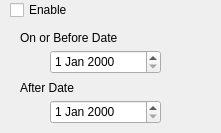
      <widget class="QWidget" name="page_2">
       <property name="geometry">
        <rect>
         <x>0</x>
         <y>0</y>
         <width>221</width>
         <height>133</height>
        </rect>
       </property>
       <attribute name="label">
        <string>Date Range</string>
       </attribute>
       <widget class="QDateEdit" name="dateRangeSearchBefore">
        <property name="geometry">
         <rect>
          <x>50</x>
          <y>50</y>
          <width>111</width>
          <height>24</height>
         </rect>
        </property>
       </widget>
       <widget class="QDateEdit" name="dateRangeSearchAfter">
        <property name="geometry">
         <rect>
          <x>50</x>
          <y>100</y>
          <width>111</width>
          <height>24</height>
         </rect>
        </property>
       </widget>
       <widget class="QLabel" name="label_10">
        <property name="geometry">
         <rect>
          <x>20</x>
          <y>30</y>
          <width>121</width>
          <height>16</height>
         </rect>
        </property>
        <property name="text">
         <string>On or Before Date</string>
        </property>
       </widget>
       <widget class="QLabel" name="label_11">
        <property name="geometry">
         <rect>
          <x>20</x>
          <y>80</y>
          <width>81</width>
          <height>16</height>
         </rect>
        </property>
        <property name="text">
         <string>After Date</string>
        </property>
       </widget>
       <widget class="QCheckBox" name="toggleRangeEnable">
        <property name="geometry">
         <rect>
          <x>10</x>
          <y>0</y>
          <width>87</width>
          <height>20</height>
         </rect>
        </property>
        <property name="text">
         <string>Enable</string>
        </property>
       </widget>
      </widget>
